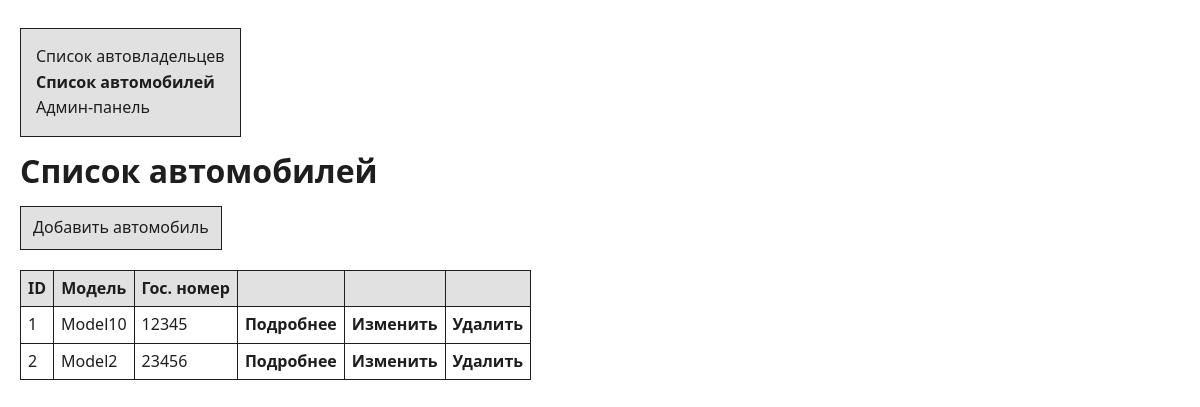
The page /car/list/ on the database its author committed.
### project_first_app/models.py (models this page shows, shortened)
class Car(models.Model):
    car_id = models.AutoField(primary_key=True)
    license_plate = models.CharField(max_length=15)
    model = models.CharField(max_length=20)
    color = models.CharField(max_length=30, null=True, blank=True)

### project_first_app/views.py (the view)
# urls.py: path('car/list/', views.CarsListView.as_view(), name='cars_list'),
class CarsListView(ListView):
    model = Car
    template_name = 'cars/cars_list.html'
    context_object_name = 'cars'

### templates/cars/cars_list.html (shortened to what this page needs)
{% load static %}
<!DOCTYPE html>
<html lang="ru">
<head>
    <link rel="stylesheet" href="{% static 'css/styles.css'%}" type="text/css">
</head>
<body>
    <div class="nav-menu">
        <a href="{% url 'owners_list' %}">Список автовладельцев</a>
        <p><strong>Список автомобилей</strong></p>
        <a href="/admin">Админ-панель</a>
    </div>
    <h1>Список автомобилей</h1>
    <a href="{% url 'create_car' %}" class="create-button">Добавить автомобиль</a>
    {% if cars %}
        <table class="table">
            <thead>
                <tr>
                    <th>ID</th>
                    <th>Модель</th>
                    <th>Гос. номер</th>
                    <th></th>
                    <th></th>
                    <th></th>
                </tr>
            </thead>
            <tbody>
                {% for car in cars %}
                <tr>
                    <td>{{ car.car_id }}</td>
                    <td>{{ car.model }}</td>
                    <td>{{ car.license_plate }}</td>
                    <td>
                        <a href="{% url 'car_detail' car.car_id %}">
                            Подробнее
                        </a>
                    </td>
                    <td>
                        <a href="{% url 'edit_car' car.car_id %}">
                            Изменить
                        </a>
                    </td>
                    <td>
                        <a href="{% url 'delete_car' car.car_id %}" class="delete">
                            Удалить
                        </a>
                    </td>
                </tr>
                {% endfor %}
            </tbody>
        </table>
    {% else %}
        <p>Автомобили не найдены.</p>
    {% endif %}
</body>
</html>

### static/css/styles.css (style rules this page uses)
:root { --background-color: rgb(255, 255, 255); --grey: rgb(225, 225, 225); --black: rgb(30, 30, 30); --light-blue: rgb(183, 182, 255); --blue: rgb(0, 0, 126); --red: rgb(182, 0, 0); --light-red: rgb(255, 200, 200); }
* { margin: 0; padding: 0; box-sizing: border-box; }
body { font-family: 'Segoe UI', Tahoma, Geneva, Verdana, sans-serif; line-height: 1.6; color: var(--black); background-color: var(--background-color); padding: 20px; max-width: 1200px; margin: 0 auto; }
.nav-menu { display: inline-block; background-color: var(--grey); padding: 15px; margin: 8px 0; border: 1px solid var(--black); }
.nav-menu a { text-decoration: none; color: var(--black); }
.create-button { display: inline-block; padding: 8px 12px; background: var(--grey); color: var(--black); text-decoration: none; margin: 10px 0; border: 1px solid var(--black); }
.table { border-collapse: collapse; border-spacing: 0; overflow: hidden; margin-top: 10px; }
.table th, .table td { padding: 5px 7px; border: 1px solid var(--black); }
.table th { background-color: var(--grey); }
.table a { text-decoration: none; color: var(--black); font-weight: 600; }

### rows shown on the page
Car: car_id "1", model "Model10", license_plate "12345"
Car: car_id "2", model "Model2", license_plate "23456"
